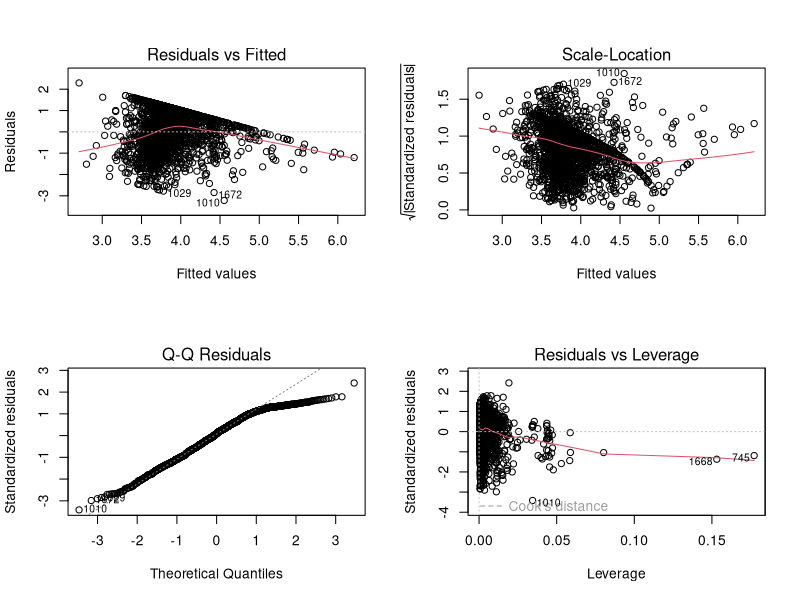

Here is the R script that generated this plot:
## ---- chunk 1
business_scores=read.csv("../data/business_scores.csv")
predictors = business_scores[,2:8]
weighted_star = business_scores$weighted_stars
summary(lm(weighted_star~.,data = predictors))
## ---- chunk 2
layout(matrix(c(1,2,3,4),nrow=2))
plot(lm(weighted_star~.,data = predictors))
